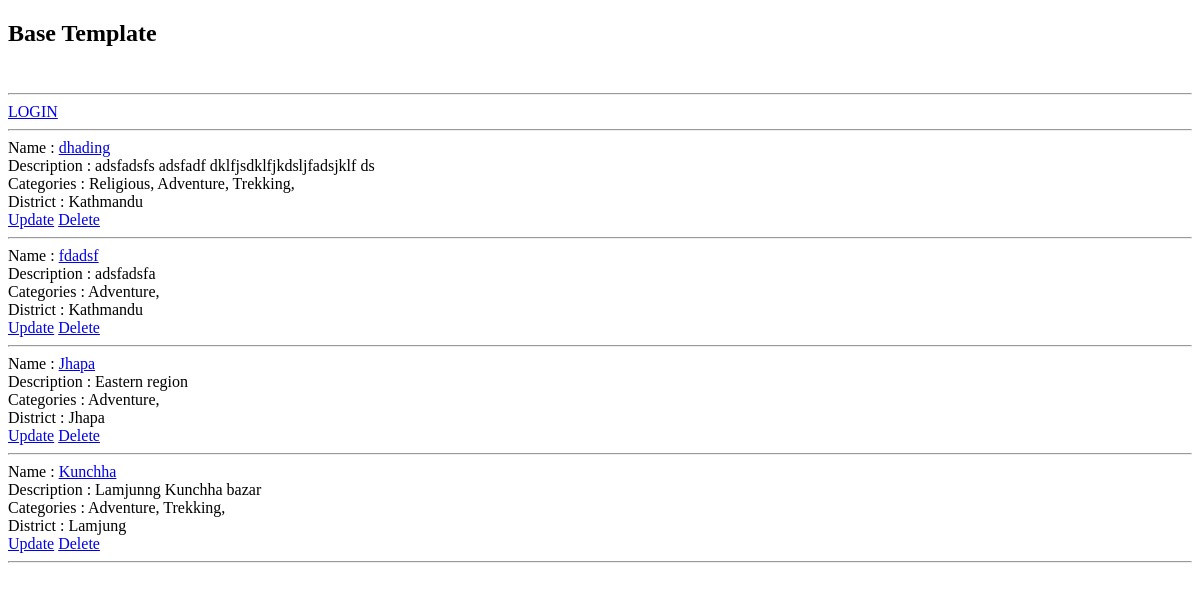
Page /tour/destinations on the earlier database version.
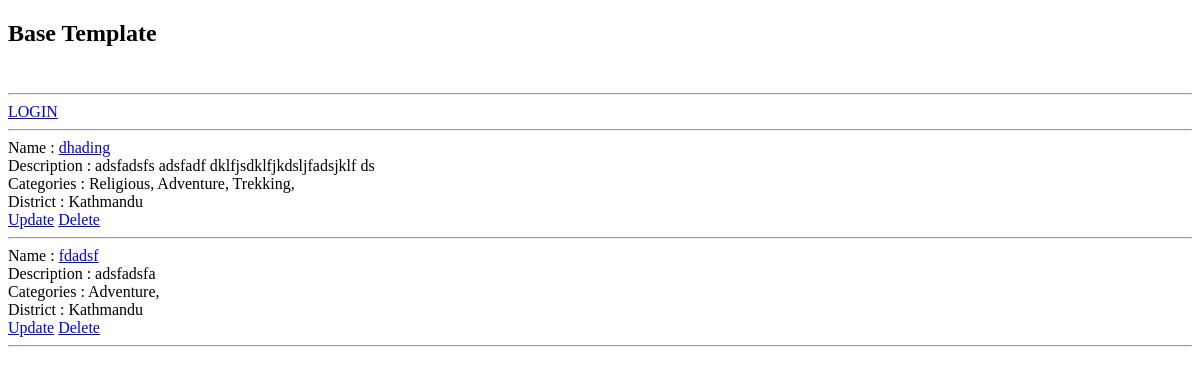
Same page on the later database version.
### tours/models.py (models this page shows, shortened)
class Destination(models.Model):
    name=models.CharField(max_length=100)
    description=models.TextField()
    category=models.ManyToManyField(Category)
    district=models.ForeignKey(District,on_delete=models.CASCADE)

class Category(models.Model):
    name=models.CharField(max_length=40)

class District(models.Model):
    dname=models.CharField(max_length=30)
    area=models.FloatField()

### tours/views.py (the view)
# urls.py: path('tour/destinations',tour_destinations,name='all_destinations'),
def tour_destinations(request):
    destinations=Destination.objects.all()
    return render(request,'destinations.html',{'destinations':destinations})

### tours/templates/destinations.html
{% extends 'base.html' %}
{% block content %}
<hr>
{% if request.user.is_authenticated %}
Username : {{request.user.username}}<br/>
<a href="{% url 'logout' %}">LOGOUT</a>
{% else %}
<a href="{% url 'login' %}">LOGIN</a>
{% endif %}
<hr>
{% for d in destinations %}
Name : <a href="{% url 'a_destination' d.id %}">{{d.name}}</a><br/>
Description : {{d.description}}<br/>
Categories : {% for c in d.category.all %}
{{c.name}},
{% endfor %}
<br/>
District : {{d.district.dname}}<br/>
<a href="{% url 'update_destination' d.id %}">Update</a>
<a href="{% url 'delete_destination' d.id %}">Delete</a> <br/>
<hr>
{% endfor %}
{% endblock content %}

Differences in the rows shown:
removed Destination: name "Jhapa", description "Eastern region", district.dname "Jhapa", Category (name "Adventure")
removed Destination: name "Kunchha", description "Lamjunng Kunchha bazar", district.dname "Lamjung", Category (name "Adventure"), Category (name "Trekking")
